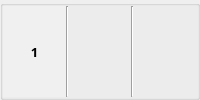
                      <widget class="QGroupBox" name="groupBox_22">
                       <property name="title">
                        <string/>
                       </property>
                       <layout class="QHBoxLayout" name="horizontalLayout_18">
                        <property name="spacing">
                         <number>0</number>
                        </property>
                        <property name="leftMargin">
                         <number>0</number>
                        </property>
                        <property name="topMargin">
                         <number>0</number>
                        </property>
                        <property name="rightMargin">
                         <number>0</number>
                        </property>
                        <property name="bottomMargin">
                         <number>0</number>
                        </property>
                        <item>
                         <widget class="QLabel" name="label_8">
                          <property name="maximumSize">
                           <size>
                            <width>82</width>
                            <height>16777215</height>
                           </size>
                          </property>
                          <property name="font">
                           <font>
                            <family>나눔고딕</family>
                            <pointsize>10</pointsize>
                            <weight>75</weight>
                            <bold>true</bold>
                           </font>
                          </property>
                          <property name="styleSheet">
                           <string notr="true">background-color : rgb(240, 240, 240)</string>
                          </property>
                          <property name="text">
                           <string>1</string>
                          </property>
                          <property name="alignment">
                           <set>Qt::AlignCenter</set>
                          </property>
                          <property name="margin">
                           <number>0</number>
                          </property>
                         </widget>
                        </item>
                        <item>
                         <widget class="Line" name="line_43">
                          <property name="orientation">
                           <enum>Qt::Vertical</enum>
                          </property>
                         </widget>
                        </item>
                        <item>
                         <widget class="QLabel" name="nielsen_App_Name1">
                          <property name="font">
                           <font>
                            <family>나눔고딕</family>
                            <pointsize>10</pointsize>
                           </font>
                          </property>
                          <property name="text">
                           <string/>
                          </property>
                          <property name="margin">
                           <number>0</number>
                          </property>
                         </widget>
                        </item>
                        <item>
                         <widget class="Line" name="line_45">
                          <property name="orientation">
                           <enum>Qt::Vertical</enum>
                          </property>
                         </widget>
                        </item>
                        <item>
                         <widget class="QLabel" name="nielsen_App_User1">
                          <property name="maximumSize">
                           <size>
                            <width>150</width>
                            <height>16777215</height>
                           </size>
                          </property>
                          <property name="font">
                           <font>
                            <family>나눔고딕</family>
                            <pointsize>10</pointsize>
                           </font>
                          </property>
                          <property name="text">
                           <string/>
                          </property>
                          <property name="alignment">
                           <set>Qt::AlignCenter</set>
                          </property>
                         </widget>
                        </item>
                       </layout>
                      </widget>
